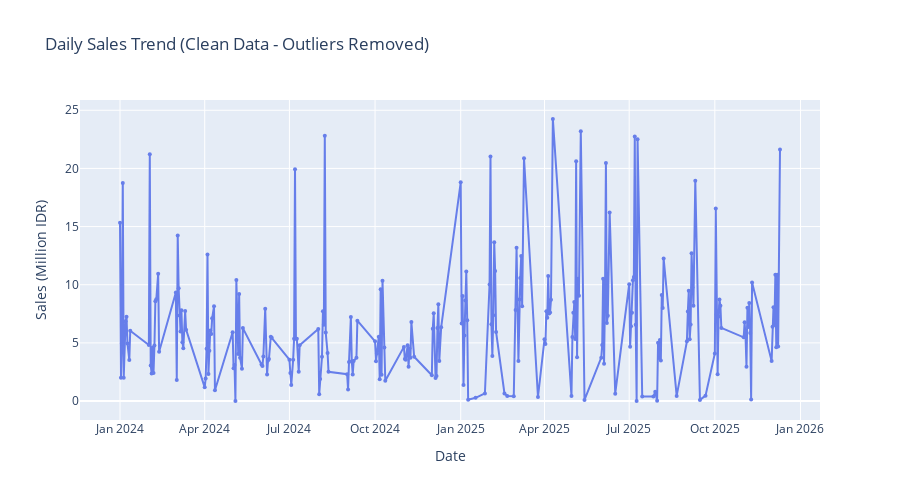

This figure's notebook cell:
### Code cell
# Visualize clean data
fig = go.Figure()

fig.add_trace(go.Scatter(
    x=daily_sales['Date'],
    y=daily_sales['Total_Sales']/1e6,
    mode='lines+markers',
    name='Daily Sales',
    line=dict(color='#667eea', width=2),
    marker=dict(size=4)
))

fig.update_layout(
    title='Daily Sales Trend (Clean Data - Outliers Removed)',
    xaxis_title='Date',
    yaxis_title='Sales (Million IDR)',
    height=500
)

fig.show()

print(f"📊 Data looks much cleaner now!")

### Figure 1 — Plotly figure (JSON) as saved in the notebook; plotly's stock layout.template omitted (floating-point values rounded to 4 significant figures; data arrays with more than 128 entries replaced by an {"elided": "..."} marker saying what was removed)
{"data": [{"line": {"color": "#667eea", "width": 2}, "marker": {"size": 4}, "mode": "lines+markers", "name": "Daily Sales", "type": "scatter", "x": {"elided": "242 str values"}, "y": {"elided": "242 float values"}}], "layout": {"height": 500, "title": {"text": "Daily Sales Trend (Clean Data - Outliers Removed)"}, "xaxis": {"title": {"text": "Date"}}, "yaxis": {"title": {"text": "Sales (Million IDR)"}}}}
